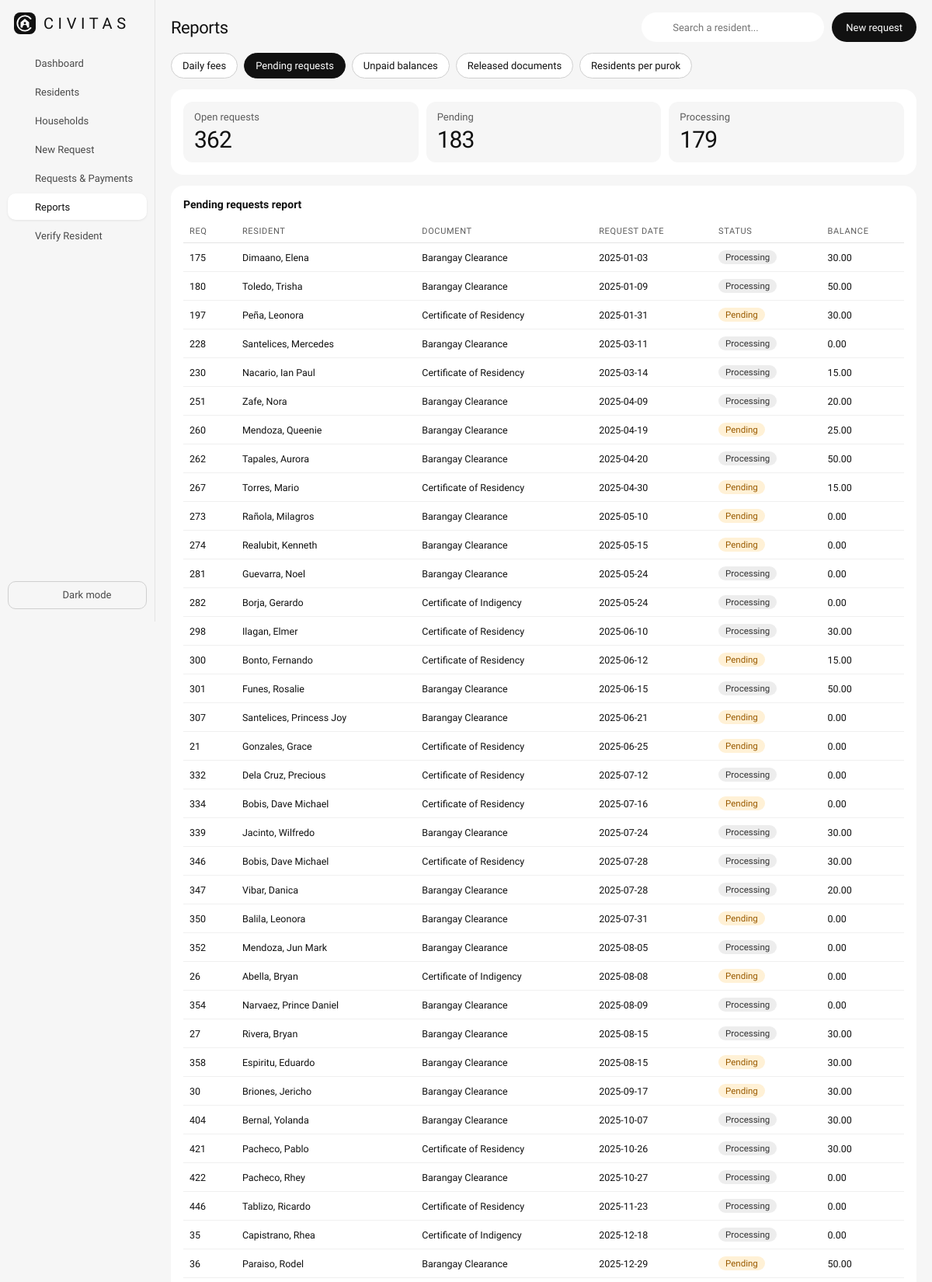
Screenshot of /reports.php?r=pending (upper part) with the database file from the repository.
### tables this page shows
CREATE TABLE `documentrequest` (
  `request_id` int(11) NOT NULL,
  `resident_id` int(11) NOT NULL,
  `doctype_id` int(11) NOT NULL,
  `purpose` varchar(150) NOT NULL,
  `fee_charged` decimal(10,2) NOT NULL,
  `request_date` date NOT NULL,
  `status` varchar(20) NOT NULL DEFAULT 'Pending',
  `release_date` date DEFAULT NULL
);

### web/db.php (called while the page is built, shortened)
<?php
function h($text)
{
    return htmlspecialchars((string) $text);
}

### web/reports.php (the view, shortened to what this page needs)
<?php
include "db.php";
$title = "Reports";
$active = "reports.php";
include "header.php";
?>
<?php
$tabs = [
    'daily'     => 'Daily fees',
    'pending'   => 'Pending requests',
    'unpaid'    => 'Unpaid balances',
    'released'  => 'Released documents',
    'residents' => 'Residents per purok',
];
$report = $_GET['r'] ?? 'daily';
$from = $_GET['from'] ?? '';
$to = $_GET['to'] ?? '';
$fromSql = $from !== '' ? $from : '2000-01-01';
$toSql = $to !== '' ? $to : '2100-01-01';
$stats = [];
$sections = [];
if ($report === 'daily') {
    $stmt = $conn->prepare("SELECT payment_date, COUNT(*) AS payments, SUM(amount_paid) AS total
        FROM Payment WHERE payment_date BETWEEN ? AND ?
        GROUP BY payment_date ORDER BY payment_date DESC");
    $stmt->bind_param("ss", $fromSql, $toSql);
    $stmt->execute();
    $res = $stmt->get_result();
    $rows = [];
    $sum = 0;
    $count = 0;
    while ($r = $res->fetch_assoc()) {
        $rows[] = [h($r['payment_date']), $r['payments'], number_format($r['total'], 2)];
        $sum += $r['total'];
        $count += $r['payments'];
    }
    $stats = ['Total collected' => number_format($sum, 2), 'Payments' => number_format($count), 'Days with payments' => count($rows)];
    $sections[] = ['title' => 'Daily sales report', 'cols' => ['Date', 'Payments', 'Total collected'], 'rows' => $rows];
} elseif ($report === 'pending') {
    $res = $conn->query("SELECT request_id, resident_name, type_name, request_date, status, balance
        FROM vw_request_balances WHERE status <> 'Released' ORDER BY request_date, request_id");
    $rows = [];
    $pendingCount = 0;
    $processingCount = 0;
    while ($r = $res->fetch_assoc()) {
        $rows[] = [$r['request_id'], h($r['resident_name']), h($r['type_name']), h($r['request_date']),
                   badge($r['status']), number_format($r['balance'], 2)];
        if ($r['status'] === 'Pending') $pendingCount++; else $processingCount++;
    }
    $stats = ['Open requests' => count($rows), 'Pending' => $pendingCount, 'Processing' => $processingCount];
    $sections[] = ['title' => 'Pending requests report', 'cols' => ['Req', 'Resident', 'Document', 'Request date', 'Status', 'Balance'], 'rows' => $rows];
}
?>
<div class="tabs no-print">
    <?php foreach ($tabs as $key => $label): ?>
        <a href="reports.php?r=<?= $key ?>" class="<?= $report === $key ? 'on' : '' ?>"><?= $label ?></a>
    <?php endforeach; ?>
</div>
<div class="card mb">
    <div class="g">
        <?php foreach ($stats as $label => $value): ?>
            <div class="stat"><span><?= $label ?></span><b><?= $value ?></b></div>
        <?php endforeach; ?>
    </div>
</div>
<?php foreach ($sections as $section): ?>
    <div class="card mb">
        <h3><?= h($section['title']) ?></h3>
        <?php if (count($section['rows']) === 0): ?>
            <p class="sub">No records.</p>
        <?php else: ?>
            <div class="tw">
                <table>
                    <tr>
                        <?php foreach ($section['cols'] as $col): ?><th><?= $col ?></th><?php endforeach; ?>
                    </tr>
                    <?php foreach ($section['rows'] as $row): ?>
                        <tr>
                            <?php foreach ($row as $cell): ?><td><?= $cell ?></td><?php endforeach; ?>
                        </tr>
                    <?php endforeach; ?>
                </table>
            </div>
        <?php endif; ?>
    </div>
<?php endforeach; ?>
<?php include "footer.php"; ?>

### web/header.php (shortened to what this page needs)
<?php
$icons = [
    'grid'   => '<rect width="7" height="7" x="3" y="3" rx="1"/><rect width="7" height="7" x="14" y="3" rx="1"/><rect width="7" height="7" x="14" y="14" rx="1"/><rect width="7" height="7" x="3" y="14" rx="1"/>',
    'users'  => '<path d="M16 21v-2a4 4 0 0 0-4-4H6a4 4 0 0 0-4 4v2"/><circle cx="9" cy="7" r="4"/><path d="M22 21v-2a4 4 0 0 0-3-3.87"/><path d="M16 3.13a4 4 0 0 1 0 7.75"/>',
    'plus'   => '<path d="M15 2H6a2 2 0 0 0-2 2v16a2 2 0 0 0 2 2h12a2 2 0 0 0 2-2V7Z"/><path d="M14 2v4a2 2 0 0 0 2 2h4"/><path d="M12 18v-6"/><path d="M9 15h6"/>',
    'wallet' => '<path d="M19 7V4a1 1 0 0 0-1-1H5a2 2 0 0 0 0 4h15a1 1 0 0 1 1 1v4h-3a2 2 0 0 0 0 4h3a1 1 0 0 0 1-1v-2a1 1 0 0 0-1-1"/><path d="M3 5v14a2 2 0 0 0 2 2h15a1 1 0 0 0 1-1v-4"/>',
    'bar'    => '<path d="M3 3v18h18"/><path d="M18 17V9"/><path d="M13 17V5"/><path d="M8 17v-3"/>',
    'check'  => '<path d="M3.85 8.62a4 4 0 0 1 4.78-4.77 4 4 0 0 1 6.74 0 4 4 0 0 1 4.78 4.78 4 4 0 0 1 0 6.74 4 4 0 0 1-4.77 4.78 4 4 0 0 1-6.75 0 4 4 0 0 1-4.78-4.77 4 4 0 0 1 0-6.76Z"/><path d="m9 12 2 2 4-4"/>',
    'search' => '<circle cx="11" cy="11" r="8"/><path d="m21 21-4.3-4.3"/>',
    'moon'   => '<path d="M12 3a6 6 0 0 0 9 9 9 9 0 1 1-9-9Z"/>',
    'sun'    => '<circle cx="12" cy="12" r="4"/><path d="M12 2v2"/><path d="M12 20v2"/><path d="m4.93 4.93 1.41 1.41"/><path d="m17.66 17.66 1.41 1.41"/><path d="M2 12h2"/><path d="M20 12h2"/><path d="m6.34 17.66-1.41 1.41"/><path d="m19.07 4.93-1.41 1.41"/>',
    'home'   => '<path d="M15 21v-8a1 1 0 0 0-1-1h-4a1 1 0 0 0-1 1v8"/><path d="M3 10a2 2 0 0 1 .709-1.528l7-5.999a2 2 0 0 1 2.582 0l7 5.999A2 2 0 0 1 21 10v9a2 2 0 0 1-2 2H5a2 2 0 0 1-2-2z"/>',
];
$menu = [
    'index.php'       => ['Dashboard', 'grid'],
    'residents.php'   => ['Residents', 'users'],
    'households.php'  => ['Households', 'home'],
    'request_new.php' => ['New Request', 'plus'],
    'requests.php'    => ['Requests & Payments', 'wallet'],
    'reports.php'     => ['Reports', 'bar'],
    'verify.php'      => ['Verify Resident', 'check'],
];
function icon($name)
{
    global $icons;
    return '<svg class="i" viewBox="0 0 24 24" aria-hidden="true">' . $icons[$name] . '</svg>';
}
function badge($status)
{
    $colors = [
        'Active'      => 'a',
        'Released'    => 'a',
        'Pending'     => 'p',
        'Inactive'    => 'p',
        'Processing'  => 'r',
        'Transferred' => 'r',
        'Deceased'    => 'x',
        'Paid'        => 'a',
        'Partial'     => 'p',
        'Unpaid'      => 'x',
        'No fee'      => 'r',
        'Verified'    => 'a',
        'Not verified' => 'x',
    ];
    $class = $colors[$status] ?? 'r';
    return '<span class="tag ' . $class . '">' . htmlspecialchars($status) . '</span>';
}
?>
<!doctype html>
<html lang="en">
<head>
    <link rel="stylesheet" href="css/style.css?v=<?= filemtime(__DIR__ . '/css/style.css') ?>">
</head>
<body>
<div class="app">
    <nav class="sb">
        <a class="logo" href="index.php">
            <img src="images/civitas-mark.svg" alt=""><span style="margin-right:-0.28em">Civitas</span>
        </a>
        <?php foreach ($menu as $file => [$label, $iconName]): ?>
            <a href="<?= $file ?>" class="<?= $active === $file ? 'on' : '' ?>">
                <?= icon($iconName) ?><?= htmlspecialchars($label) ?>
            </a>
        <?php endforeach; ?>
        <button class="theme" id="theme-toggle" type="button">
            <span class="to-dark" style="justify-content:center"><?= icon('moon') ?>Dark mode</span>
        </button>
    </nav>
    <main class="main">
        <div class="top">
            <h2><?= htmlspecialchars($title) ?></h2>
            <form class="sr" action="verify.php" method="get">
                <?= icon('search') ?>
                <input name="q" placeholder="Search a resident..." aria-label="Search a resident">
            </form>
            <a class="btn" href="request_new.php">New request</a>
        </div>

### web/css/style.css (style rules this page uses)
:root { --shell: #f6f6f6; --card: #ffffff; --ink: #111111; --on-ink: #ffffff; --muted: #5c5c5c; --text-2: #4a4a4a; --label: #333333; --line: #e4e4e4; --line-soft: #f0f0f0; --chip: #ededed; --bar: #dadada; --field-bg: #ffffff; --field-border: #bdbdbd; --btn-border: #cfcfcf; --shadow: rgba(0, 0, 0, 0.08); --ok: #1e7a3c; --ok-bg: #e6f4ea; --warn: #9a5b00; --warn-bg: #fff1d6; --bad: #b3261e; --bad-bg: #fce8e6; --font: "Geist", system-ui, "Segoe UI", Arial, sans-serif; color-scheme: light; }
* { box-sizing: border-box; }
html, body { height: 100%; margin: 0; }
body { background: var(--shell); color: var(--ink); font-family: var(--font); font-size: 13px; font-variant-numeric: tabular-nums; }
.app { display: flex; min-height: 100vh; }
.sb { display: flex; flex-direction: column; position: sticky; top: 0; flex-shrink: 0; width: 200px; height: 100vh; padding: 16px 10px; overflow-y: auto; border-right: 1px solid var(--line); }
.main { flex: 1; min-width: 0; padding: 16px 20px; }
.top { display: flex; align-items: center; flex-wrap: wrap; gap: 10px; margin-bottom: 14px; }
.top h2 { flex: 1; margin: 0; font-size: 22px; font-weight: 500; letter-spacing: -0.02em; }
.sb .logo { display: flex; align-items: left; justify-content: left; gap: 10px; margin: 0 8px 20px; padding: 0; color: var(--ink); }
.logo img { height: 28px; }
.logo span { font-size: 20px; font-weight: 300; letter-spacing: 0.28em; margin-right: -0.28em; text-transform: uppercase; }
.sb a { display: flex; align-items: center; gap: 9px; margin-bottom: 3px; padding: 9px 10px; border-radius: 10px; color: var(--text-2); font-size: 13px; text-decoration: none; }
.sb a.on { background: var(--card); color: var(--ink); font-weight: 500; box-shadow: 0 1px 3px var(--shadow); }
svg.i { flex-shrink: 0; width: 16px; height: 16px; fill: none; stroke: currentColor; stroke-width: 1.6; stroke-linecap: round; stroke-linejoin: round; }
.sr { display: flex; align-items: center; gap: 8px; min-width: 220px; height: 38px; padding: 0 14px; border-radius: 99px; background: var(--card); color: var(--muted); }
.sr input { width: 100%; height: 34px; border: 0; outline: 0; background: transparent; color: var(--ink); font: inherit; }
.btn { display: inline-flex; align-items: center; height: 38px; padding: 0 18px; border: 0; border-radius: 99px; background: var(--ink); color: var(--on-ink); font: inherit; font-weight: 500; text-decoration: none; cursor: pointer; }
.card { padding: 16px; border-radius: 16px; background: var(--card); }
.card h3 { margin: 0 0 12px; font-size: 14px; font-weight: 600; }
.g { display: grid; grid-template-columns: repeat(auto-fit, minmax(130px, 1fr)); gap: 10px; }
.stat { padding: 12px 14px; border-radius: 12px; background: var(--shell); }
.stat span { color: var(--muted); }
.stat b { display: block; margin-top: 4px; font-size: 30px; font-weight: 300; letter-spacing: -0.03em; }
.tw { overflow-x: auto; }
table { width: 100%; border-collapse: collapse; font-size: 12.5px; }
th { padding: 8px; border-bottom: 1px solid var(--line); color: var(--muted); font-size: 11px; font-weight: 500; letter-spacing: 0.06em; text-align: left; text-transform: uppercase; white-space: nowrap; }
td { padding: 9px 8px; border-bottom: 1px solid var(--line-soft); white-space: nowrap; }
.tag { display: inline-block; padding: 2px 9px; border-radius: 99px; font-size: 11.5px; font-weight: 500; }
.p { background: var(--warn-bg); color: var(--warn); }
.r { background: var(--chip); color: var(--label); }
.theme { margin-top: auto; padding: 9px 10px; border: 1px solid var(--btn-border); border-radius: 10px; background: transparent; color: var(--text-2); font: inherit; cursor: pointer; }
.theme span { display: flex; text-align: left; align-items: left; justify-content: left; gap: 9px; }
.tabs { display: flex; flex-wrap: wrap; gap: 8px; margin-bottom: 14px; }
.tabs a { padding: 8px 14px; border: 1px solid var(--btn-border); border-radius: 99px; background: var(--card); color: var(--ink); text-decoration: none; }
.tabs a.on { border-color: var(--ink); background: var(--ink); color: var(--on-ink); }
.mb { margin-bottom: 14px; }

### web/reports.php (style rules this page uses)
.tabs { display: flex; flex-wrap: wrap; gap: 8px; margin-bottom: 14px; }
.tabs a { padding: 8px 14px; border: 1px solid var(--btn-border, #cfcfcf); border-radius: 99px; background: var(--card, #fff); color: var(--ink, #111); text-decoration: none; }
.tabs a.on { border-color: var(--ink, #111); background: var(--ink, #111); color: var(--on-ink, #fff); }
.mb { margin-bottom: 14px; }

### rows the page displays
documentrequest: request_id "175", cell "Dimaano, Elena", cell "Barangay Clearance", request_date "2025-01-03", status "Processing", cell "30.00"
documentrequest: request_id "180", cell "Toledo, Trisha", cell "Barangay Clearance", request_date "2025-01-09", status "Processing", cell "50.00"
documentrequest: request_id "197", cell "Peña, Leonora", cell "Certificate of Residency", request_date "2025-01-31", status "Pending", cell "30.00"
documentrequest: request_id "228", cell "Santelices, Mercedes", cell "Barangay Clearance", request_date "2025-03-11", status "Processing", cell "0.00"
documentrequest: request_id "230", cell "Nacario, Ian Paul", cell "Certificate of Residency", request_date "2025-03-14", status "Processing", cell "15.00"
documentrequest: request_id "251", cell "Zafe, Nora", cell "Barangay Clearance", request_date "2025-04-09", status "Processing", cell "20.00"
documentrequest: request_id "260", cell "Mendoza, Queenie", cell "Barangay Clearance", request_date "2025-04-19", status "Pending", cell "25.00"
documentrequest: request_id "262", cell "Tapales, Aurora", cell "Barangay Clearance", request_date "2025-04-20", status "Processing", cell "50.00"
documentrequest: request_id "267", cell "Torres, Mario", cell "Certificate of Residency", request_date "2025-04-30", status "Pending", cell "15.00"
documentrequest: request_id "273", cell "Rañola, Milagros", cell "Barangay Clearance", request_date "2025-05-10", status "Pending", cell "0.00"
documentrequest: request_id "274", cell "Realubit, Kenneth", cell "Barangay Clearance", request_date "2025-05-15", status "Pending", cell "0.00"
documentrequest: request_id "281", cell "Guevarra, Noel", cell "Barangay Clearance", request_date "2025-05-24", status "Processing", cell "0.00"
documentrequest: request_id "282", cell "Borja, Gerardo", cell "Certificate of Indigency", request_date "2025-05-24", status "Processing", cell "0.00"
documentrequest: request_id "298", cell "Ilagan, Elmer", cell "Certificate of Residency", request_date "2025-06-10", status "Processing", cell "30.00"
documentrequest: request_id "300", cell "Bonto, Fernando", cell "Certificate of Residency", request_date "2025-06-12", status "Pending", cell "15.00"
documentrequest: request_id "301", cell "Funes, Rosalie", cell "Barangay Clearance", request_date "2025-06-15", status "Processing", cell "50.00"
documentrequest: request_id "307", cell "Santelices, Princess Joy", cell "Barangay Clearance", request_date "2025-06-21", status "Pending", cell "0.00"
documentrequest: request_id "21", cell "Gonzales, Grace", cell "Certificate of Residency", request_date "2025-06-25", status "Pending", cell "0.00"
documentrequest: request_id "332", cell "Dela Cruz, Precious", cell "Certificate of Residency", request_date "2025-07-12", status "Processing", cell "0.00"
documentrequest: request_id "334", cell "Bobis, Dave Michael", cell "Certificate of Residency", request_date "2025-07-16", status "Pending", cell "0.00"
documentrequest: request_id "339", cell "Jacinto, Wilfredo", cell "Barangay Clearance", request_date "2025-07-24", status "Processing", cell "30.00"
documentrequest: request_id "346", cell "Bobis, Dave Michael", cell "Certificate of Residency", request_date "2025-07-28", status "Processing", cell "30.00"
documentrequest: request_id "347", cell "Vibar, Danica", cell "Barangay Clearance", request_date "2025-07-28", status "Processing", cell "20.00"
documentrequest: request_id "350", cell "Balila, Leonora", cell "Barangay Clearance", request_date "2025-07-31", status "Pending", cell "0.00"
documentrequest: request_id "352", cell "Mendoza, Jun Mark", cell "Barangay Clearance", request_date "2025-08-05", status "Processing", cell "0.00"
documentrequest: request_id "26", cell "Abella, Bryan", cell "Certificate of Indigency", request_date "2025-08-08", status "Pending", cell "0.00"
documentrequest: request_id "354", cell "Narvaez, Prince Daniel", cell "Barangay Clearance", request_date "2025-08-09", status "Processing", cell "0.00"
documentrequest: request_id "27", cell "Rivera, Bryan", cell "Barangay Clearance", request_date "2025-08-15", status "Processing", cell "30.00"
documentrequest: request_id "358", cell "Espiritu, Eduardo", cell "Barangay Clearance", request_date "2025-08-15", status "Pending", cell "30.00"
documentrequest: request_id "30", cell "Briones, Jericho", cell "Barangay Clearance", request_date "2025-09-17", status "Pending", cell "30.00"
documentrequest: request_id "404", cell "Bernal, Yolanda", cell "Barangay Clearance", request_date "2025-10-07", status "Processing", cell "30.00"
documentrequest: request_id "421", cell "Pacheco, Pablo", cell "Certificate of Residency", request_date "2025-10-26", status "Processing", cell "30.00"
documentrequest: request_id "422", cell "Pacheco, Rhey", cell "Barangay Clearance", request_date "2025-10-27", status "Processing", cell "0.00"
documentrequest: request_id "446", cell "Tablizo, Ricardo", cell "Certificate of Residency", request_date "2025-11-23", status "Processing", cell "0.00"
documentrequest: request_id "35", cell "Capistrano, Rhea", cell "Certificate of Indigency", request_date "2025-12-18", status "Processing", cell "0.00"
documentrequest: request_id "36", cell "Paraiso, Rodel", cell "Barangay Clearance", request_date "2025-12-29", status "Pending", cell "50.00"

### other values shown
$label "Dashboard"
$label "Residents"
$label "Households"
$label "New Request"
$label "Requests & Payments"
$label "Reports"
$label "Verify Resident"
$title "Reports"
$label "Daily fees"
$label "Pending requests"
$label "Unpaid balances"
$label "Released documents"
$label "Residents per purok"
$label "Open requests"
$value "362"
